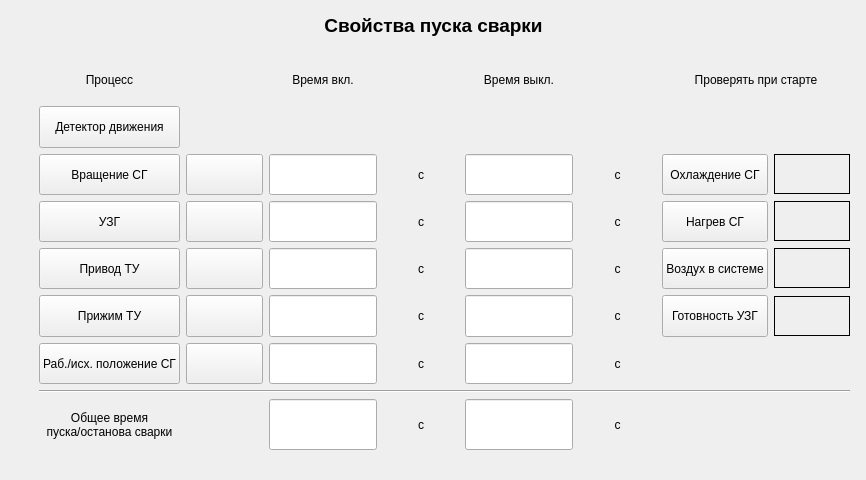
   <widget class="QWidget" name="page_13" >
    <widget class="QWidget" name="widget" >
     <property name="geometry" >
      <rect>
       <x>30</x>
       <y>30</y>
       <width>821</width>
       <height>441</height>
      </rect>
     </property>
     <widget class="QWidget" name="widget" >
      <property name="geometry" >
       <rect>
        <x>9</x>
        <y>29</y>
        <width>811</width>
        <height>391</height>
       </rect>
      </property>
      <layout class="QGridLayout" >
       <property name="margin" >
        <number>0</number>
       </property>
       <property name="spacing" >
        <number>6</number>
       </property>
       <item row="5" column="3" >
        <widget class="QLabel" name="label_183" >
         <property name="text" >
          <string>с</string>
         </property>
         <property name="alignment" >
          <set>Qt::AlignCenter</set>
         </property>
        </widget>
       </item>
       <item row="5" column="6" >
        <widget class="QPushButton" name="svarkaStartUzgReadyButton" >
         <property name="sizePolicy" >
          <sizepolicy>
           <hsizetype>5</hsizetype>
           <vsizetype>5</vsizetype>
           <horstretch>0</horstretch>
           <verstretch>0</verstretch>
          </sizepolicy>
         </property>
         <property name="text" >
          <string>Готовность УЗГ</string>
         </property>
         <property name="checkable" >
          <bool>true</bool>
         </property>
        </widget>
       </item>
       <item row="2" column="3" >
        <widget class="QLabel" name="label_128" >
         <property name="text" >
          <string>с</string>
         </property>
         <property name="alignment" >
          <set>Qt::AlignCenter</set>
         </property>
        </widget>
       </item>
       <item row="6" column="1" >
        <widget class="ToggleButton" name="svarkaStartSgPositionStartButton" >
         <property name="sizePolicy" >
          <sizepolicy>
           <hsizetype>5</hsizetype>
           <vsizetype>5</vsizetype>
           <horstretch>0</horstretch>
           <verstretch>0</verstretch>
          </sizepolicy>
         </property>
         <property name="maximumSize" >
          <size>
           <width>121</width>
           <height>16777215</height>
          </size>
         </property>
         <property name="cursor" >
          <cursor>10</cursor>
         </property>
         <property name="focusPolicy" >
          <enum>Qt::NoFocus</enum>
         </property>
        </widget>
       </item>
       <item row="3" column="4" >
        <widget class="NumericEntry" name="svarkaStartUzgStopEntry" >
         <property name="sizePolicy" >
          <sizepolicy>
           <hsizetype>5</hsizetype>
           <vsizetype>5</vsizetype>
           <horstretch>0</horstretch>
           <verstretch>0</verstretch>
          </sizepolicy>
         </property>
         <property name="cursor" >
          <cursor>10</cursor>
         </property>
         <property name="focusPolicy" >
          <enum>Qt::ClickFocus</enum>
         </property>
         <property name="acceptDrops" >
          <bool>false</bool>
         </property>
         <property name="alignment" >
          <set>Qt::AlignHCenter</set>
         </property>
         <property name="readOnly" >
          <bool>true</bool>
         </property>
        </widget>
       </item>
       <item row="2" column="7" >
        <widget class="Led" name="svarkaStartSgWaterLed" >
         <property name="minimumSize" >
          <size>
           <width>32</width>
           <height>0</height>
          </size>
         </property>
         <property name="maximumSize" >
          <size>
           <width>16777215</width>
           <height>40</height>
          </size>
         </property>
         <property name="cursor" >
          <cursor>10</cursor>
         </property>
         <property name="frameShape" >
          <enum>QFrame::Box</enum>
         </property>
        </widget>
       </item>
       <item row="4" column="6" >
        <widget class="QPushButton" name="svarkaStartSystemAirButton" >
         <property name="sizePolicy" >
          <sizepolicy>
           <hsizetype>5</hsizetype>
           <vsizetype>5</vsizetype>
           <horstretch>0</horstretch>
           <verstretch>0</verstretch>
          </sizepolicy>
         </property>
         <property name="text" >
          <string>Воздух в системе</string>
         </property>
         <property name="checkable" >
          <bool>true</bool>
         </property>
        </widget>
       </item>
       <item row="5" column="7" >
        <widget class="Led" name="svarkaStartUzgReadyLed" >
         <property name="minimumSize" >
          <size>
           <width>32</width>
           <height>0</height>
          </size>
         </property>
         <property name="maximumSize" >
          <size>
           <width>16777215</width>
           <height>40</height>
          </size>
         </property>
         <property name="cursor" >
          <cursor>10</cursor>
         </property>
         <property name="frameShape" >
          <enum>QFrame::Box</enum>
         </property>
        </widget>
       </item>
       <item row="6" column="4" >
        <widget class="NumericEntry" name="svarkaStartSgPositionStopEntry" >
         <property name="sizePolicy" >
          <sizepolicy>
           <hsizetype>5</hsizetype>
           <vsizetype>5</vsizetype>
           <horstretch>0</horstretch>
           <verstretch>0</verstretch>
          </sizepolicy>
         </property>
         <property name="cursor" >
          <cursor>10</cursor>
         </property>
         <property name="focusPolicy" >
          <enum>Qt::ClickFocus</enum>
         </property>
         <property name="acceptDrops" >
          <bool>false</bool>
         </property>
         <property name="alignment" >
          <set>Qt::AlignHCenter</set>
         </property>
         <property name="readOnly" >
          <bool>true</bool>
         </property>
        </widget>
       </item>
       <item row="4" column="4" >
        <widget class="NumericEntry" name="svarkaStartTractorStopEntry" >
         <property name="sizePolicy" >
          <sizepolicy>
           <hsizetype>5</hsizetype>
           <vsizetype>5</vsizetype>
           <horstretch>0</horstretch>
           <verstretch>0</verstretch>
          </sizepolicy>
         </property>
         <property name="cursor" >
          <cursor>10</cursor>
         </property>
         <property name="focusPolicy" >
          <enum>Qt::ClickFocus</enum>
         </property>
         <property name="acceptDrops" >
          <bool>false</bool>
         </property>
         <property name="alignment" >
          <set>Qt::AlignHCenter</set>
         </property>
         <property name="readOnly" >
          <bool>true</bool>
         </property>
        </widget>
       </item>
       <item row="4" column="2" >
        <widget class="NumericEntry" name="svarkaStartTractorStartEntry" >
         <property name="sizePolicy" >
          <sizepolicy>
           <hsizetype>5</hsizetype>
           <vsizetype>5</vsizetype>
           <horstretch>0</horstretch>
           <verstretch>0</verstretch>
          </sizepolicy>
         </property>
         <property name="cursor" >
          <cursor>10</cursor>
         </property>
         <property name="focusPolicy" >
          <enum>Qt::ClickFocus</enum>
         </property>
         <property name="acceptDrops" >
          <bool>false</bool>
         </property>
         <property name="alignment" >
          <set>Qt::AlignHCenter</set>
         </property>
         <property name="readOnly" >
          <bool>true</bool>
         </property>
        </widget>
       </item>
       <item row="5" column="2" >
        <widget class="NumericEntry" name="svarkaStartPushdownTractorStartEntry" >
         <property name="sizePolicy" >
          <sizepolicy>
           <hsizetype>5</hsizetype>
           <vsizetype>5</vsizetype>
           <horstretch>0</horstretch>
           <verstretch>0</verstretch>
          </sizepolicy>
         </property>
         <property name="cursor" >
          <cursor>10</cursor>
         </property>
         <property name="focusPolicy" >
          <enum>Qt::ClickFocus</enum>
         </property>
         <property name="acceptDrops" >
          <bool>false</bool>
         </property>
         <property name="alignment" >
          <set>Qt::AlignHCenter</set>
         </property>
         <property name="readOnly" >
          <bool>true</bool>
         </property>
        </widget>
       </item>
       <item row="3" column="2" >
        <widget class="NumericEntry" name="svarkaStartUzgStartEntry" >
         <property name="sizePolicy" >
          <sizepolicy>
           <hsizetype>5</hsizetype>
           <vsizetype>5</vsizetype>
           <horstretch>0</horstretch>
           <verstretch>0</verstretch>
          </sizepolicy>
         </property>
         <property name="cursor" >
          <cursor>10</cursor>
         </property>
         <property name="focusPolicy" >
          <enum>Qt::ClickFocus</enum>
         </property>
         <property name="acceptDrops" >
          <bool>false</bool>
         </property>
         <property name="alignment" >
          <set>Qt::AlignHCenter</set>
         </property>
         <property name="readOnly" >
          <bool>true</bool>
         </property>
        </widget>
       </item>
       <item row="5" column="4" >
        <widget class="NumericEntry" name="svarkaStartPushdownTractorStopEntry" >
         <property name="sizePolicy" >
          <sizepolicy>
           <hsizetype>5</hsizetype>
           <vsizetype>5</vsizetype>
           <horstretch>0</horstretch>
           <verstretch>0</verstretch>
          </sizepolicy>
         </property>
         <property name="cursor" >
          <cursor>10</cursor>
         </property>
         <property name="focusPolicy" >
          <enum>Qt::ClickFocus</enum>
         </property>
         <property name="acceptDrops" >
          <bool>false</bool>
         </property>
         <property name="alignment" >
          <set>Qt::AlignHCenter</set>
         </property>
         <property name="readOnly" >
          <bool>true</bool>
         </property>
        </widget>
       </item>
       <item row="8" column="5" >
        <widget class="QLabel" name="label_161" >
         <property name="text" >
          <string>с</string>
         </property>
         <property name="alignment" >
          <set>Qt::AlignCenter</set>
         </property>
        </widget>
       </item>
       <item row="5" column="0" >
        <widget class="QPushButton" name="svarkaStartPushdownTractorButton" >
         <property name="sizePolicy" >
          <sizepolicy>
           <hsizetype>1</hsizetype>
           <vsizetype>3</vsizetype>
           <horstretch>0</horstretch>
           <verstretch>0</verstretch>
          </sizepolicy>
         </property>
         <property name="text" >
          <string>Прижим ТУ</string>
         </property>
         <property name="checkable" >
          <bool>true</bool>
         </property>
        </widget>
       </item>
       <item row="6" column="3" >
        <widget class="QLabel" name="label_158" >
         <property name="text" >
          <string>с</string>
         </property>
         <property name="alignment" >
          <set>Qt::AlignCenter</set>
         </property>
        </widget>
       </item>
       <item row="6" column="0" >
        <widget class="QPushButton" name="svarkaStartSgPositionButton" >
         <property name="sizePolicy" >
          <sizepolicy>
           <hsizetype>1</hsizetype>
           <vsizetype>3</vsizetype>
           <horstretch>0</horstretch>
           <verstretch>0</verstretch>
          </sizepolicy>
         </property>
         <property name="text" >
          <string>Раб./исх. положение СГ</string>
         </property>
         <property name="checkable" >
          <bool>true</bool>
         </property>
        </widget>
       </item>
       <item row="0" column="2" >
        <widget class="QLabel" name="label_130" >
         <property name="maximumSize" >
          <size>
           <width>16777215</width>
           <height>51</height>
          </size>
         </property>
         <property name="text" >
          <string>Время вкл.</string>
         </property>
         <property name="alignment" >
          <set>Qt::AlignCenter</set>
         </property>
        </widget>
       </item>
       <item row="8" column="3" >
        <widget class="QLabel" name="label_159" >
         <property name="text" >
          <string>с</string>
         </property>
         <property name="alignment" >
          <set>Qt::AlignCenter</set>
         </property>
        </widget>
       </item>
       <item row="2" column="0" >
        <widget class="QPushButton" name="svarkaStartSgRotateButton" >
         <property name="sizePolicy" >
          <sizepolicy>
           <hsizetype>1</hsizetype>
           <vsizetype>3</vsizetype>
           <horstretch>0</horstretch>
           <verstretch>0</verstretch>
          </sizepolicy>
         </property>
         <property name="text" >
          <string>Вращение СГ</string>
         </property>
         <property name="checkable" >
          <bool>true</bool>
         </property>
        </widget>
       </item>
       <item row="2" column="2" >
        <widget class="NumericEntry" name="svarkaStartSgRotateStartEntry" >
         <property name="sizePolicy" >
          <sizepolicy>
           <hsizetype>5</hsizetype>
           <vsizetype>5</vsizetype>
           <horstretch>0</horstretch>
           <verstretch>0</verstretch>
          </sizepolicy>
         </property>
         <property name="cursor" >
          <cursor>10</cursor>
         </property>
         <property name="focusPolicy" >
          <enum>Qt::ClickFocus</enum>
         </property>
         <property name="acceptDrops" >
          <bool>false</bool>
         </property>
         <property name="alignment" >
          <set>Qt::AlignHCenter</set>
         </property>
         <property name="readOnly" >
          <bool>true</bool>
         </property>
        </widget>
       </item>
       <item row="7" column="0" colspan="8" >
        <widget class="Line" name="line" >
         <property name="orientation" >
          <enum>Qt::Horizontal</enum>
         </property>
        </widget>
       </item>
       <item row="5" column="5" >
        <widget class="QLabel" name="label_181" >
         <property name="text" >
          <string>с</string>
         </property>
         <property name="alignment" >
          <set>Qt::AlignCenter</set>
         </property>
        </widget>
       </item>
       <item row="3" column="6" >
        <widget class="QPushButton" name="svarkaStartSgTempButton" >
         <property name="sizePolicy" >
          <sizepolicy>
           <hsizetype>5</hsizetype>
           <vsizetype>5</vsizetype>
           <horstretch>0</horstretch>
           <verstretch>0</verstretch>
          </sizepolicy>
         </property>
         <property name="text" >
          <string>Нагрев СГ</string>
         </property>
         <property name="checkable" >
          <bool>true</bool>
         </property>
        </widget>
       </item>
       <item row="0" column="6" colspan="2" >
        <widget class="QLabel" name="label_133" >
         <property name="text" >
          <string>Проверять при старте</string>
         </property>
         <property name="alignment" >
          <set>Qt::AlignCenter</set>
         </property>
        </widget>
       </item>
       <item row="3" column="3" >
        <widget class="QLabel" name="label_129" >
         <property name="text" >
          <string>с</string>
         </property>
         <property name="alignment" >
          <set>Qt::AlignCenter</set>
         </property>
        </widget>
       </item>
       <item row="4" column="3" >
        <widget class="QLabel" name="label_157" >
         <property name="text" >
          <string>с</string>
         </property>
         <property name="alignment" >
          <set>Qt::AlignCenter</set>
         </property>
        </widget>
       </item>
       <item row="5" column="1" >
        <widget class="ToggleButton" name="svarkaStartPushdownTractorStartButton" >
         <property name="sizePolicy" >
          <sizepolicy>
           <hsizetype>5</hsizetype>
           <vsizetype>5</vsizetype>
           <horstretch>0</horstretch>
           <verstretch>0</verstretch>
          </sizepolicy>
         </property>
         <property name="maximumSize" >
          <size>
           <width>121</width>
           <height>16777215</height>
          </size>
         </property>
         <property name="cursor" >
          <cursor>10</cursor>
         </property>
         <property name="focusPolicy" >
          <enum>Qt::NoFocus</enum>
         </property>
        </widget>
       </item>
       <item row="0" column="4" >
        <widget class="QLabel" name="label_131" >
         <property name="text" >
          <string>Время выкл.</string>
         </property>
         <property name="alignment" >
          <set>Qt::AlignCenter</set>
         </property>
        </widget>
       </item>
       <item row="2" column="6" >
        <widget class="QPushButton" name="svarkaStartSgWaterButton" >
         <property name="sizePolicy" >
          <sizepolicy>
           <hsizetype>5</hsizetype>
           <vsizetype>5</vsizetype>
           <horstretch>0</horstretch>
           <verstretch>0</verstretch>
          </sizepolicy>
         </property>
         <property name="text" >
          <string>Охлаждение СГ</string>
         </property>
         <property name="checkable" >
          <bool>true</bool>
         </property>
        </widget>
       </item>
       <item row="2" column="5" >
        <widget class="QLabel" name="label_160" >
         <property name="text" >
          <string>с</string>
         </property>
         <property name="alignment" >
          <set>Qt::AlignCenter</set>
         </property>
        </widget>
       </item>
       <item row="6" column="5" >
        <widget class="QLabel" name="label_162" >
         <property name="text" >
          <string>с</string>
         </property>
         <property name="alignment" >
          <set>Qt::AlignCenter</set>
         </property>
        </widget>
       </item>
       <item row="2" column="4" >
        <widget class="NumericEntry" name="svarkaStartSgRotateStopEntry" >
         <property name="sizePolicy" >
          <sizepolicy>
           <hsizetype>5</hsizetype>
           <vsizetype>5</vsizetype>
           <horstretch>0</horstretch>
           <verstretch>0</verstretch>
          </sizepolicy>
         </property>
         <property name="cursor" >
          <cursor>10</cursor>
         </property>
         <property name="focusPolicy" >
          <enum>Qt::ClickFocus</enum>
         </property>
         <property name="acceptDrops" >
          <bool>false</bool>
         </property>
         <property name="alignment" >
          <set>Qt::AlignHCenter</set>
         </property>
         <property name="readOnly" >
          <bool>true</bool>
         </property>
        </widget>
       </item>
       <item row="2" column="1" >
        <widget class="ToggleButton" name="svarkaStartSgRotateStartButton" >
         <property name="sizePolicy" >
          <sizepolicy>
           <hsizetype>5</hsizetype>
           <vsizetype>5</vsizetype>
           <horstretch>0</horstretch>
           <verstretch>0</verstretch>
          </sizepolicy>
         </property>
         <property name="maximumSize" >
          <size>
           <width>121</width>
           <height>16777215</height>
          </size>
         </property>
         <property name="cursor" >
          <cursor>10</cursor>
         </property>
         <property name="focusPolicy" >
          <enum>Qt::NoFocus</enum>
         </property>
        </widget>
       </item>
       <item row="8" column="0" >
        <widget class="QLabel" name="label_165" >
         <property name="minimumSize" >
          <size>
           <width>0</width>
           <height>51</height>
          </size>
         </property>
         <property name="text" >
          <string>Общее время
пуска/останова сварки</string>
         </property>
         <property name="alignment" >
          <set>Qt::AlignCenter</set>
         </property>
        </widget>
       </item>
       <item row="3" column="5" >
        <widget class="QLabel" name="label_164" >
         <property name="text" >
          <string>с</string>
         </property>
         <property name="alignment" >
          <set>Qt::AlignCenter</set>
         </property>
        </widget>
       </item>
       <item row="0" column="0" >
        <widget class="QLabel" name="label_132" >
         <property name="sizePolicy" >
          <sizepolicy>
           <hsizetype>5</hsizetype>
           <vsizetype>3</vsizetype>
           <horstretch>0</horstretch>
           <verstretch>0</verstretch>
          </sizepolicy>
         </property>
         <property name="text" >
          <string>Процесс</string>
         </property>
         <property name="alignment" >
          <set>Qt::AlignCenter</set>
         </property>
        </widget>
       </item>
       <item row="6" column="2" >
        <widget class="NumericEntry" name="svarkaStartSgPositionStartEntry" >
         <property name="sizePolicy" >
          <sizepolicy>
           <hsizetype>5</hsizetype>
           <vsizetype>5</vsizetype>
           <horstretch>0</horstretch>
           <verstretch>0</verstretch>
          </sizepolicy>
         </property>
         <property name="cursor" >
          <cursor>10</cursor>
         </property>
         <property name="focusPolicy" >
          <enum>Qt::ClickFocus</enum>
         </property>
         <property name="acceptDrops" >
          <bool>false</bool>
         </property>
         <property name="alignment" >
          <set>Qt::AlignHCenter</set>
         </property>
         <property name="readOnly" >
          <bool>true</bool>
         </property>
        </widget>
       </item>
       <item row="4" column="1" >
        <widget class="ToggleButton" name="svarkaStartTractorStartButton" >
         <property name="sizePolicy" >
          <sizepolicy>
           <hsizetype>5</hsizetype>
           <vsizetype>5</vsizetype>
           <horstretch>0</horstretch>
           <verstretch>0</verstretch>
          </sizepolicy>
         </property>
         <property name="maximumSize" >
          <size>
           <width>121</width>
           <height>16777215</height>
          </size>
         </property>
         <property name="cursor" >
          <cursor>10</cursor>
         </property>
         <property name="focusPolicy" >
          <enum>Qt::NoFocus</enum>
         </property>
        </widget>
       </item>
       <item row="4" column="5" >
        <widget class="QLabel" name="label_163" >
         <property name="text" >
          <string>с</string>
         </property>
         <property name="alignment" >
          <set>Qt::AlignCenter</set>
         </property>
        </widget>
       </item>
       <item row="4" column="0" >
        <widget class="QPushButton" name="svarkaStartTractorButton" >
         <property name="sizePolicy" >
          <sizepolicy>
           <hsizetype>1</hsizetype>
           <vsizetype>3</vsizetype>
           <horstretch>0</horstretch>
           <verstretch>0</verstretch>
          </sizepolicy>
         </property>
         <property name="text" >
          <string>Привод ТУ</string>
         </property>
         <property name="checkable" >
          <bool>true</bool>
         </property>
        </widget>
       </item>
       <item row="3" column="1" >
        <widget class="ToggleButton" name="svarkaStartUzgStartButton" >
         <property name="sizePolicy" >
          <sizepolicy>
           <hsizetype>5</hsizetype>
           <vsizetype>5</vsizetype>
           <horstretch>0</horstretch>
           <verstretch>0</verstretch>
          </sizepolicy>
         </property>
         <property name="maximumSize" >
          <size>
           <width>121</width>
           <height>16777215</height>
          </size>
         </property>
         <property name="cursor" >
          <cursor>10</cursor>
         </property>
         <property name="focusPolicy" >
          <enum>Qt::NoFocus</enum>
         </property>
        </widget>
       </item>
       <item row="3" column="0" >
        <widget class="QPushButton" name="svarkaStartUzgButton" >
         <property name="sizePolicy" >
          <sizepolicy>
           <hsizetype>1</hsizetype>
           <vsizetype>3</vsizetype>
           <horstretch>0</horstretch>
           <verstretch>0</verstretch>
          </sizepolicy>
         </property>
         <property name="text" >
          <string>УЗГ</string>
         </property>
         <property name="checkable" >
          <bool>true</bool>
         </property>
        </widget>
       </item>
       <item row="4" column="7" >
        <widget class="Led" name="svarkaStartSystemAirLed" >
         <property name="minimumSize" >
          <size>
           <width>32</width>
           <height>0</height>
          </size>
         </property>
         <property name="maximumSize" >
          <size>
           <width>16777215</width>
           <height>40</height>
          </size>
         </property>
         <property name="cursor" >
          <cursor>10</cursor>
         </property>
         <property name="frameShape" >
          <enum>QFrame::Box</enum>
         </property>
        </widget>
       </item>
       <item row="1" column="0" >
        <widget class="QPushButton" name="svarkaStartMoveDetectButton" >
         <property name="sizePolicy" >
          <sizepolicy>
           <hsizetype>1</hsizetype>
           <vsizetype>3</vsizetype>
           <horstretch>0</horstretch>
           <verstretch>0</verstretch>
          </sizepolicy>
         </property>
         <property name="text" >
          <string>Детектор движения</string>
         </property>
         <property name="checkable" >
          <bool>true</bool>
         </property>
        </widget>
       </item>
       <item row="3" column="7" >
        <widget class="Led" name="svarkaStartSgTempLed" >
         <property name="minimumSize" >
          <size>
           <width>32</width>
           <height>0</height>
          </size>
         </property>
         <property name="maximumSize" >
          <size>
           <width>16777215</width>
           <height>40</height>
          </size>
         </property>
         <property name="cursor" >
          <cursor>10</cursor>
         </property>
         <property name="frameShape" >
          <enum>QFrame::Box</enum>
         </property>
        </widget>
       </item>
       <item row="8" column="2" >
        <widget class="NumericEdit" name="svarkaStartTotalStartEdit" >
         <property name="sizePolicy" >
          <sizepolicy>
           <hsizetype>13</hsizetype>
           <vsizetype>13</vsizetype>
           <horstretch>0</horstretch>
           <verstretch>0</verstretch>
          </sizepolicy>
         </property>
         <property name="cursor" >
          <cursor>10</cursor>
         </property>
         <property name="mouseTracking" >
          <bool>false</bool>
         </property>
         <property name="focusPolicy" >
          <enum>Qt::NoFocus</enum>
         </property>
         <property name="acceptDrops" >
          <bool>false</bool>
         </property>
         <property name="alignment" >
          <set>Qt::AlignHCenter</set>
         </property>
         <property name="readOnly" >
          <bool>true</bool>
         </property>
        </widget>
       </item>
       <item row="8" column="4" >
        <widget class="NumericEdit" name="svarkaStartTotalStopEdit" >
         <property name="sizePolicy" >
          <sizepolicy>
           <hsizetype>13</hsizetype>
           <vsizetype>13</vsizetype>
           <horstretch>0</horstretch>
           <verstretch>0</verstretch>
          </sizepolicy>
         </property>
         <property name="cursor" >
          <cursor>10</cursor>
         </property>
         <property name="mouseTracking" >
          <bool>false</bool>
         </property>
         <property name="focusPolicy" >
          <enum>Qt::NoFocus</enum>
         </property>
         <property name="acceptDrops" >
          <bool>false</bool>
         </property>
         <property name="alignment" >
          <set>Qt::AlignHCenter</set>
         </property>
         <property name="readOnly" >
          <bool>true</bool>
         </property>
        </widget>
       </item>
      </layout>
     </widget>
    </widget>
    <widget class="QLabel" name="label_156" >
     <property name="geometry" >
      <rect>
       <x>10</x>
       <y>0</y>
       <width>847</width>
       <height>51</height>
      </rect>
     </property>
     <property name="text" >
      <string>&lt;html>&lt;head>&lt;meta name="qrichtext" content="1" />&lt;/head>&lt;body style=" white-space: pre-wrap; font-family:MS Shell Dlg; font-size:12pt; font-weight:600; font-style:normal; text-decoration:none;">&lt;p style=" margin-top:0px; margin-bottom:0px; margin-left:0px; margin-right:0px; -qt-block-indent:0; text-indent:0px;">&lt;span style=" font-size:14pt;">Свойства пуска сварки&lt;/span>&lt;/p>&lt;/body>&lt;/html></string>
     </property>
     <property name="alignment" >
      <set>Qt::AlignCenter</set>
     </property>
    </widget>
   </widget>
